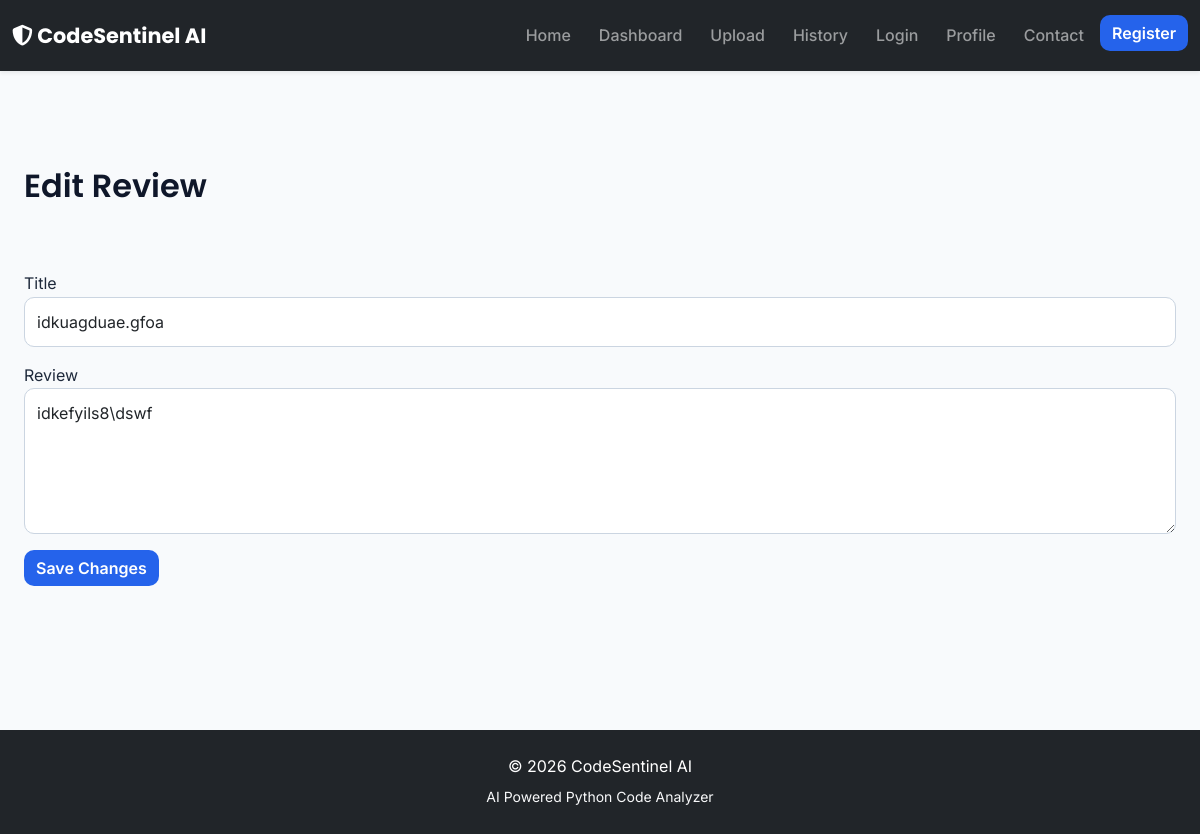
The app's page /reviews/edit/1 (signed in), older data.
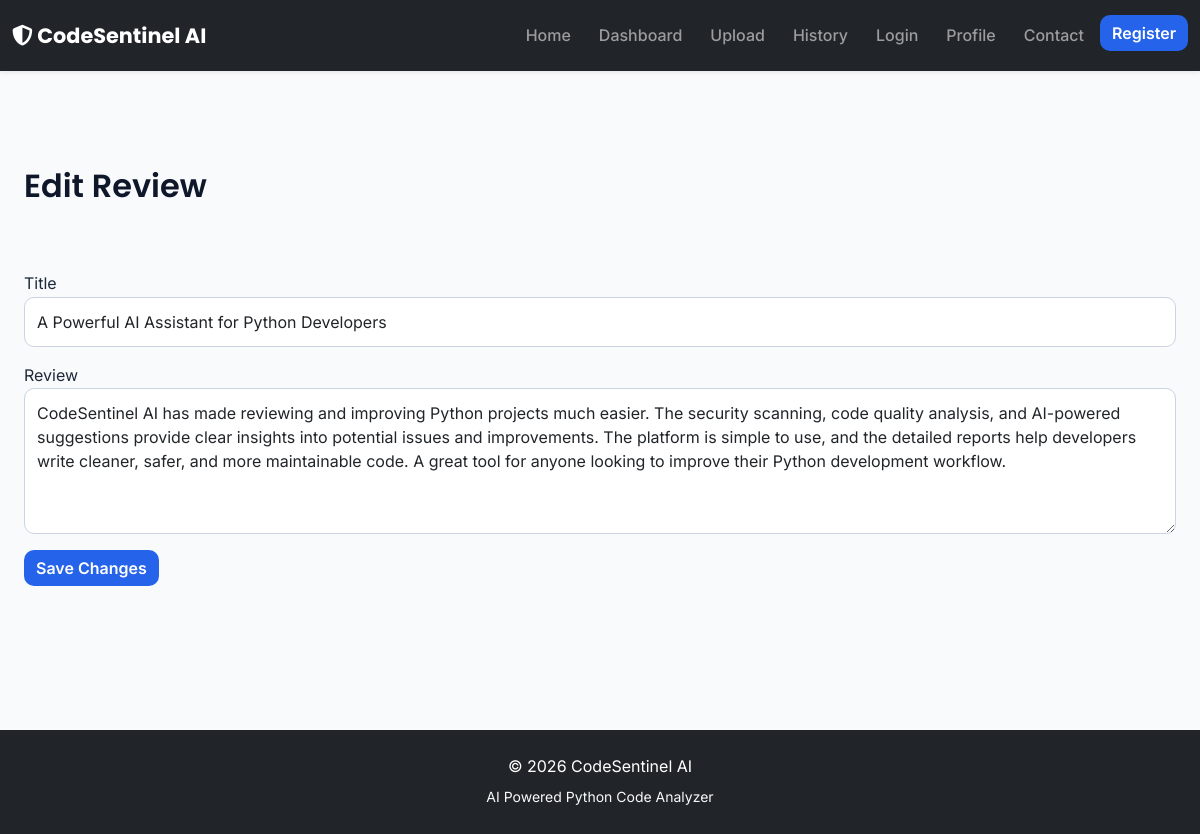
The same page, newer data.
### models.py (models this page shows, shortened)
class Review(db.Model):
    __tablename__ = "reviews"
    id = db.Column(
        db.Integer,
        primary_key=True
    )
    rating = db.Column(
        db.Integer,
        nullable=False
    )
    title = db.Column(
        db.String(150),
        nullable=False
    )
    comment = db.Column(
        db.Text,
        nullable=False
    )
    created_at = db.Column(
        db.DateTime,
        default=datetime.utcnow
    )
    updated_at = db.Column(
        db.DateTime,
        default=datetime.utcnow,
        onupdate=datetime.utcnow
    )
    user_id = db.Column(
        db.Integer,
        db.ForeignKey("users.id"),
        nullable=False
    )

### analyzer/routes/main.py (the view, shortened to what this page needs)
@main.route("/reviews/edit/<int:review_id>", methods=["GET", "POST"])
@login_required
def edit_review(review_id):
    review = get_review(review_id)
    if review.user_id != current_user.id:
        abort(403)
    form = ReviewForm(obj=review)
    return render_template(
        "edit_review.html",
        form=form,
        review=review
    )

### forms.py
class ReviewForm(FlaskForm):
    rating = IntegerField(
    "",
    validators=[
        DataRequired(),
        NumberRange(min=1, max=5)
    ],
    render_kw={
        "type": "hidden",
        "id": "rating"
    }
)
    title = StringField(
        "Title",
        validators=[
            DataRequired(),
            Length(min=3, max=150)
        ]
    )
    comment = TextAreaField(
        "Review",
        validators=[
            DataRequired(),
            Length(min=10, max=1000)
        ]
    )
    submit = SubmitField(
        "Submit Review"
    )

### app.py (called while the page is built)
@login_manager.user_loader
def load_user(user_id):
    return db.session.get(User, int(user_id))

### helpers/review_service.py (called while the page is built)
def get_review(review_id):
    return Review.query.get_or_404(review_id)

### templates/edit_review.html (shortened to what this page needs)
{% extends "base.html" %}
{% block content %}
<div class="container py-5">
    <h2 class="mb-4">
        Edit Review
    </h2>
    <form method="POST">
        <div class="mb-3">
        </div>
        <div class="mb-3">
            {{ form.title.label }}
            {{ form.title(class="form-control") }}
        </div>
        <div class="mb-3">
            {{ form.comment.label }}
            {{ form.comment(class="form-control", rows="5") }}
        </div>
        <button class="btn btn-primary">
            Save Changes
        </button>
    </form>
</div>
{% endblock %}

Row changes from the older to the newer data that the page shows:
changed Review: title "idkuagduae.gfoa" → "A Powerful AI Assistant for Python Developers"; comment "idkefyils8\\dswf" → "CodeSentinel AI has made reviewing and improving Python projects much easier. The security scanning, code quality analysis, and AI-powered suggestions provide clear insights into potential issues and improvements. The platform is simple to use, and the detailed reports help developers write cleaner, safer, and more maintainable code. A great tool for anyone looking to improve their Python development workflow."
